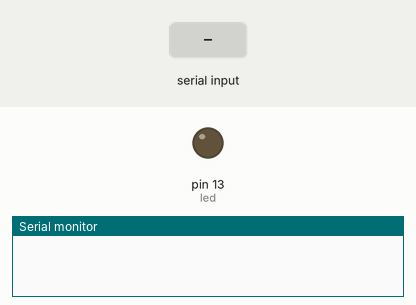
Recording of a sketch running on a simulated SparkFun Pro Micro, built with avr-gcc and run on an emulated ATmega32U4. On the bench: output pins drawn as LEDs (lit = HIGH), the last lines printed to the serial monitor. The test bench sets the inputs (shaded band).

Above: at 1.2 s.
1.3 s: "1" received over Serial
At 2.5 s:
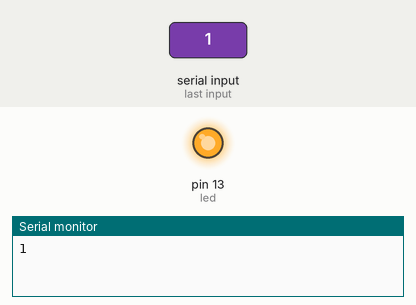
2.8 s: "0" received over Serial
At 3.7 s:
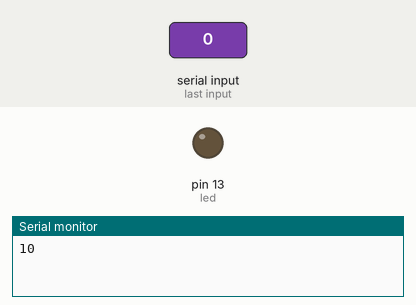
Timing chart, 0 to 5.8 s (numbered marks = the images above; inputs shaded):
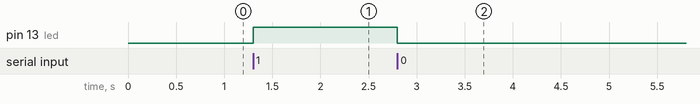

Measured:
- after the input at 1.3 s, pin 13 (led): LOW → HIGH at once
- after the input at 2.8 s, pin 13 (led): HIGH → LOW at once

The sketch:

led.ino
```cpp
/*
 * Test program, echo serial in
 * if "1", LED on. if "0" LED off
 */
#define led LED_BUILTIN
// #define led 17          //ProMicro Only blink

 void setup()
 {
  Serial.begin(9600);

  pinMode(led, OUTPUT);
 }

 void loop()
 {
  char c;
  if(Serial.available())
  {
   c = Serial.read();
     Serial.print(c);
     if (c==0x31) digitalWrite(led, HIGH);
     if (c==0x30) digitalWrite(led, LOW);

  }
 }
```
